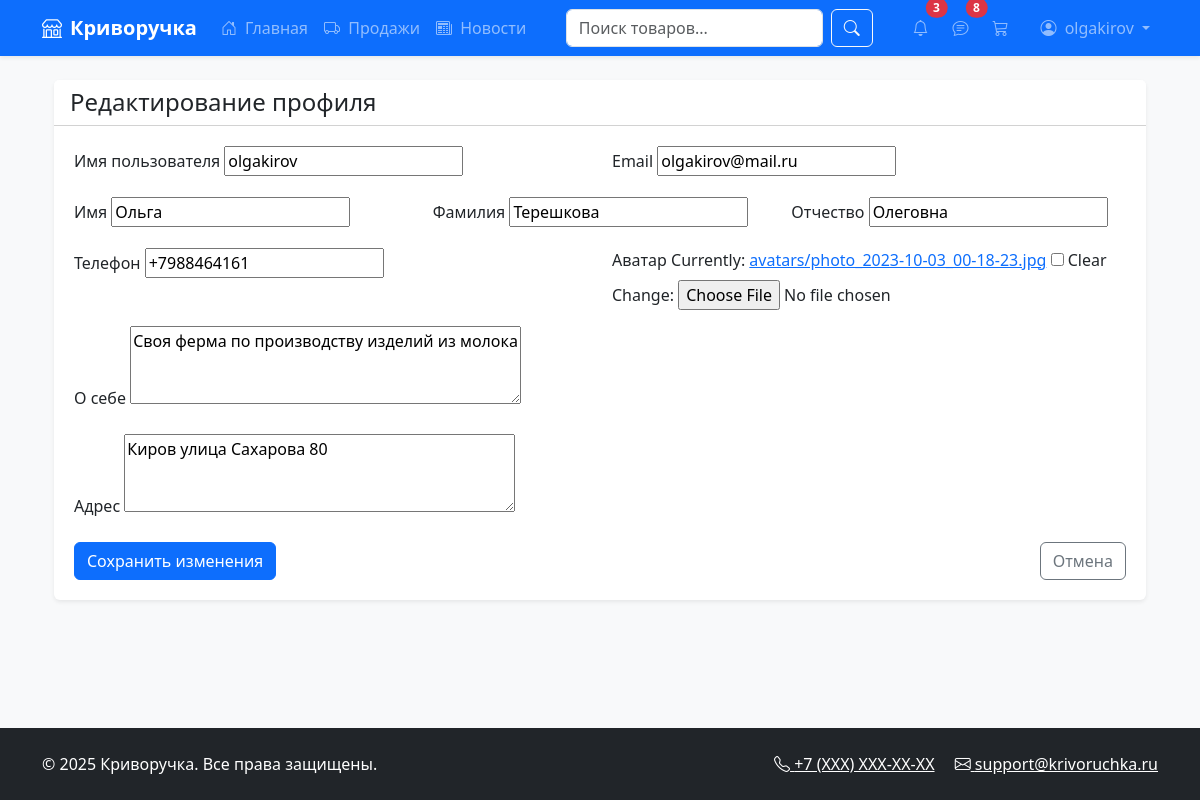
/edit-profile/ (signed in), run on the app's committed database.
### marketplace/models.py (models this page shows)
class User(AbstractUser):
    phone = models.CharField(max_length=20, blank=True)
    avatar = models.ImageField(upload_to='avatars/', blank=True)
    middle_name = models.CharField(max_length=100, blank=True)
    bio = models.TextField(blank=True)
    address = models.TextField(blank=True)
    groups = models.ManyToManyField(
        'auth.Group',
        related_name="marketplace_user_groups",
        blank=True,
    )
    user_permissions = models.ManyToManyField(
        'auth.Permission',
        related_name="marketplace_user_permissions",
        blank=True,
    )

### marketplace/views.py (the view)
# urls.py: path('edit-profile/', views.edit_profile, name='edit_profile'),
@login_required
def edit_profile(request):
    if request.method == 'POST':
        form = ProfileForm(request.POST, request.FILES, instance=request.user)
        if form.is_valid():
            form.save()
            return redirect('profile')
    else:
        form = ProfileForm(instance=request.user)
    return render(request, 'marketplace/edit_profile.html', {'form': form})

### marketplace/forms.py
class ProfileForm(forms.ModelForm):
    class Meta:
        model = User
        fields = ['username', 'first_name', 'last_name', 'middle_name', 'email', 'phone', 'avatar', 'bio', 'address']
        widgets = {
            'bio': forms.Textarea(attrs={'rows': 3}),
            'address': forms.Textarea(attrs={'rows': 3}),
        }

### marketplace/context_processors.py (called while the page is built)
def unread_notifications(request):
    if request.user.is_authenticated:
        return {
            'unread_count': request.user.notifications.filter(is_read=False).count()
        }
    return {}

def unread_chats(request):
    if not request.user.is_authenticated:
        return {}
    unread_count = Message.objects.filter(
        chat__order__order_items__seller=request.user,
        is_read=False
    ).exclude(
        sender=request.user
    ).count()
    return {'unread_chats_count': unread_count}

### marketplace/views.py (called while the page is built)
def base_context(request):
    if request.user.is_authenticated:
        return {'cart_items_count': Cart.objects.filter(user=request.user).count()}
    return {}

### templates/marketplace/edit_profile.html (shortened to what this page needs)
{% extends 'marketplace/base.html' %}
{% block content %}
<div class="container mt-4">
    <div class="card shadow-sm">
        <div class="card-header bg-white">
            <h4 class="mb-0">Редактирование профиля</h4>
        </div>
        <div class="card-body">
            <form method="post" enctype="multipart/form-data">
                <div class="row mb-3">
                    <div class="col-md-6">
                        <label class="form-label">Имя пользователя</label>
                        {{ form.username }}
                    </div>
                    <div class="col-md-6">
                        <label class="form-label">Email</label>
                        {{ form.email }}
                    </div>
                </div>
                <div class="row mb-3">
                    <div class="col-md-4">
                        <label class="form-label">Имя</label>
                        {{ form.first_name }}
                    </div>
                    <div class="col-md-4">
                        <label class="form-label">Фамилия</label>
                        {{ form.last_name }}
                    </div>
                    <div class="col-md-4">
                        <label class="form-label">Отчество</label>
                        {{ form.middle_name }}
                    </div>
                </div>
                <div class="row mb-3">
                    <div class="col-md-6">
                        <label class="form-label">Телефон</label>
                        {{ form.phone }}
                    </div>
                    <div class="col-md-6">
                        <label class="form-label">Аватар</label>
                        {{ form.avatar }}
                    </div>
                </div>
                <div class="mb-3">
                    <label class="form-label">О себе</label>
                    {{ form.bio }}
                </div>
                <div class="mb-3">
                    <label class="form-label">Адрес</label>
                    {{ form.address }}
                </div>
                <div class="d-flex justify-content-between">
                    <button type="submit" class="btn btn-primary">
                        Сохранить изменения
                    </button>
                    <a href="{% url 'profile' %}" class="btn btn-outline-secondary">
                        Отмена
                    </a>
                </div>
            </form>
        </div>
    </div>
</div>
{% endblock %}

### templates/marketplace/base.html (shortened to what this page needs)
<!DOCTYPE html>
<html lang="ru">
{% load custom_filters %}
{% load seller_tags %}
<head>
    <link href="https://cdn.jsdelivr.net/npm/bootstrap@5.3.2/dist/css/bootstrap.min.css" rel="stylesheet">
    <link rel="stylesheet" href="https://cdn.jsdelivr.net/npm/bootstrap-icons@1.11.3/font/bootstrap-icons.min.css">
    <link href="/static/css/style.css" rel="stylesheet">
</head>
<body class="d-flex flex-column min-vh-100 bg-light">
    <nav class="navbar navbar-expand-lg navbar-dark bg-primary shadow-sm position-relative">
        <div class="container">
            <a class="navbar-brand fw-bold" href="{% url 'home' %}">
                <i class="bi bi-shop me-2"></i>Криворучка
            </a>
            <div class="collapse navbar-collapse" id="mainNavbar">
                <ul class="navbar-nav me-auto mb-2 mb-lg-0">
                    <li class="nav-item">
                        <a class="nav-link" href="{% url 'home' %}">
                            <i class="bi bi-house-door me-1"></i> Главная
                        </a>
                    </li>
                    {% if user.is_authenticated %}
                    <li class="nav-item">
                        <a class="nav-link" href="{% url 'seller_orders' %}">
                            <i class="bi bi-truck me-1"></i> Продажи
                        </a>
                    </li>
                    <li class="nav-item">
                        <a class="nav-link" href="{% url 'news_list' %}">
                            <i class="bi bi-newspaper me-1"></i> Новости
                        </a>
                    </li>
                    {% endif %}
                </ul>
                <form method="get" action="{% url 'search_results' %}" class="d-flex position-relative">
    <input type="text"
           id="search-input"
           name="q"
           class="form-control me-2"
           placeholder="Поиск товаров..."
           autocomplete="off"
           aria-label="Поиск товаров">
    <button type="submit" class="btn btn-outline-light">
        <i class="bi bi-search"></i>
    </button>
</form>
                <ul class="navbar-nav ms-auto mb-2 mb-lg-0">
                    {% if user.is_authenticated %}
                    <li class="nav-item me-2">
                        <a class="nav-link position-relative" href="{% url 'notifications' %}">
                            <i class="bi bi-bell"></i>
                            {% if unread_count > 0 %}
                            <span class="position-absolute top-0 start-100 translate-middle badge rounded-pill bg-danger">
                                {{ unread_count }}
                            </span>
                            {% endif %}
                        </a>
                    </li>
{% if user.is_authenticated %}
<li class="nav-item me-2">
    <a href="{% url 'seller_chats' %}" class="nav-link position-relative">
    <i class="bi bi-chat-text"></i>
    {% if unread_chats_count > 0 %}
    <span class="position-absolute top-0 start-100 translate-middle badge rounded-pill bg-danger">
        {{ unread_chats_count }}
    </span>
    {% endif %}
</a>
</li>
{% endif %}
                    <li class="nav-item me-3">
                        <a class="nav-link position-relative" href="{% url 'cart' %}">
                            <i class="bi bi-cart3"></i>
                        </a>
                    </li>
                    <li class="nav-item dropdown">
                        <a class="nav-link dropdown-toggle" href="#" id="userDropdown" role="button" data-bs-toggle="dropdown">
                            <i class="bi bi-person-circle me-1"></i> {{ user.username }}
                        </a>
                    </li>
                    {% endif %}
                </ul>
            </div>
        </div>
    </nav>
    <main class="flex-grow-1">
        <div class="container my-4">
            {% block content %}{% endblock %}
        </div>
    </main>
    <footer class="bg-dark text-white py-4 mt-auto">
        <div class="container">
            <div class="row">
                <div class="col-md-6 text-center text-md-start">
                    <p class="mb-0">&copy; {% now "Y" %} Криворучка. Все права защищены.</p>
                </div>
                <div class="col-md-6 text-center text-md-end">
                    <a href="#" class="text-white me-3"><i class="bi bi-telephone"></i> +7 (XXX) XXX-XX-XX</a>
                    <a href="#" class="text-white"><i class="bi bi-envelope"></i> support@krivoruchka.ru</a>
                </div>
            </div>
        </div>
    </footer>
</body>
</html>

### static/css/style.css (style rules this page uses)
.card { transition: transform 0.3s; border: none; box-shadow: 0 2px 10px rgba(0,0,0,0.1); }
.card-body { padding: 1.25rem; }

### data on the page
User: username "olgakirov", email "olgakirov@mail.ru", first_name "Ольга", last_name "Терешкова", middle_name "Олеговна", phone "+7988464161", bio "Своя ферма по производству изделий из молока", address "Киров улица Сахарова 80"

### other printed values
{{ unread_count }} "3"
{{ unread_chats_count }} "8"
